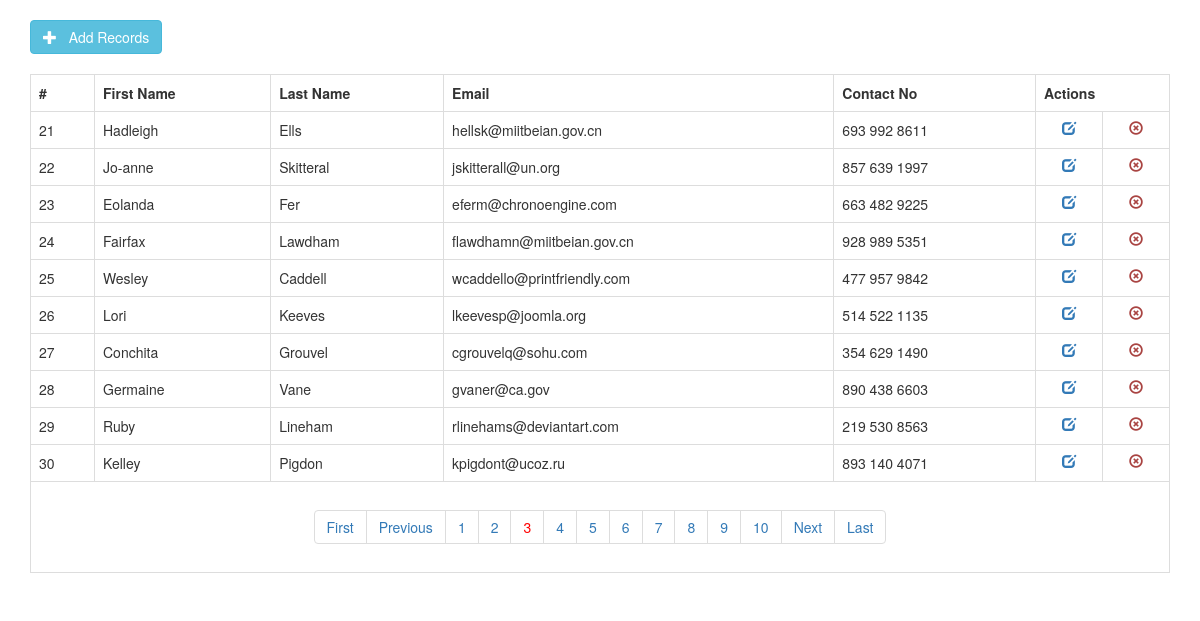
The page /index.php?page=3 on the database its author committed.
### tables this page shows
CREATE TABLE IF NOT EXISTS `tbl_users` (
  `id` int(11) NOT NULL AUTO_INCREMENT,
  `first_name` varchar(100) NOT NULL,
  `last_name` varchar(100) NOT NULL,
  `email_id` varchar(50) NOT NULL,
  `contact_no` varchar(50) NOT NULL DEFAULT '',
  PRIMARY KEY (`id`)
);

### class.crud.php (the view, shortened to what this page needs)
<?php
class crud
{
    private $db;
    function __construct($DB_con)
    {
        $this->db = $DB_con;
    }
    public function dataview($query)
    {
        $stmt = $this->db->prepare($query);
        $stmt->execute();
        if ($stmt->rowCount() > 0) {
            while ($row = $stmt->fetch(PDO::FETCH_ASSOC)) {
                ?>
                <tr>
                    <td><?php echo($row['id']); ?></td>
                    <td><?php echo($row['first_name']); ?></td>
                    <td><?php echo($row['last_name']); ?></td>
                    <td><?php echo($row['email_id']); ?></td>
                    <td><?php echo($row['contact_no']); ?></td>
                    <td align="center">
                        <a href="edit-data.php?edit_id=<?php echo($row['id']); ?>">
                        <i class="glyphicon glyphicon-edit"></i></a>
                    </td>
                    <td align="center">
                        <a class="text-danger" href="delete.php?delete_id=<?php echo($row['id']); ?>">
                        <i class="glyphicon glyphicon-remove-circle"></i></a>
                    </td>
                </tr>
                <?php
            }
        } else {
            ?>
            <tr>
                <td>Nothing here...</td>
            </tr>
            <?php
        }
    }
    public function paginglink($query, $records_per_page)
    {
        $self = $_SERVER['PHP_SELF'];
        $stmt = $this->db->prepare($query);
        $stmt->execute();
        $total_no_of_records = $stmt->rowCount();
        if ($total_no_of_records > 0) {
            ?>
            <ul class="pagination"><?php
            $total_no_of_pages = ceil($total_no_of_records / $records_per_page);
            $current_page = 1;
            if (isset($_GET["page"])) {
                $current_page = $_GET["page"];
            }
            if ($current_page != 1) {
                $previous = $current_page - 1;
                echo "<li><a href='" . $self . "?page=1'>First</a></li>";
                echo "<li><a href='" . $self . "?page=" . $previous . "'>Previous</a></li>";
            }
            for ($i = 1; $i <= $total_no_of_pages; $i++) {
                if ($i == $current_page) {
                    echo "<li><a href='" . $self . "?page=" . $i . "' style='color:red;'>" . $i . "</a></li>";
                } else {
                    echo "<li><a href='" . $self . "?page=" . $i . "'>" . $i . "</a></li>";
                }
            }
            if ($current_page != $total_no_of_pages) {
                $next = $current_page + 1;
                echo "<li><a href='" . $self . "?page=" . $next . "'>Next</a></li>";
                echo "<li><a href='" . $self . "?page=" . $total_no_of_pages . "'>Last</a></li>";
            }
            ?></ul><?php
        }
    }
}

### rows shown on the page
tbl_users: id "21", first_name "Hadleigh", last_name "Ells", email "hellsk@miitbeian.gov.cn", contact_no "693 992 8611"
tbl_users: id "22", first_name "Jo-anne", last_name "Skitteral", email "jskitterall@un.org", contact_no "857 639 1997"
tbl_users: id "23", first_name "Eolanda", last_name "Fer", email "eferm@chronoengine.com", contact_no "663 482 9225"
tbl_users: id "24", first_name "Fairfax", last_name "Lawdham", email "flawdhamn@miitbeian.gov.cn", contact_no "928 989 5351"
tbl_users: id "25", first_name "Wesley", last_name "Caddell", email "wcaddello@printfriendly.com", contact_no "477 957 9842"
tbl_users: id "26", first_name "Lori", last_name "Keeves", email "lkeevesp@joomla.org", contact_no "514 522 1135"
tbl_users: id "27", first_name "Conchita", last_name "Grouvel", email "cgrouvelq@sohu.com", contact_no "354 629 1490"
tbl_users: id "28", first_name "Germaine", last_name "Vane", email "gvaner@ca.gov", contact_no "890 438 6603"
tbl_users: id "29", first_name "Ruby", last_name "Lineham", email "rlinehams@deviantart.com", contact_no "219 530 8563"
tbl_users: id "30", first_name "Kelley", last_name "Pigdon", email "kpigdont@ucoz.ru", contact_no "893 140 4071"
